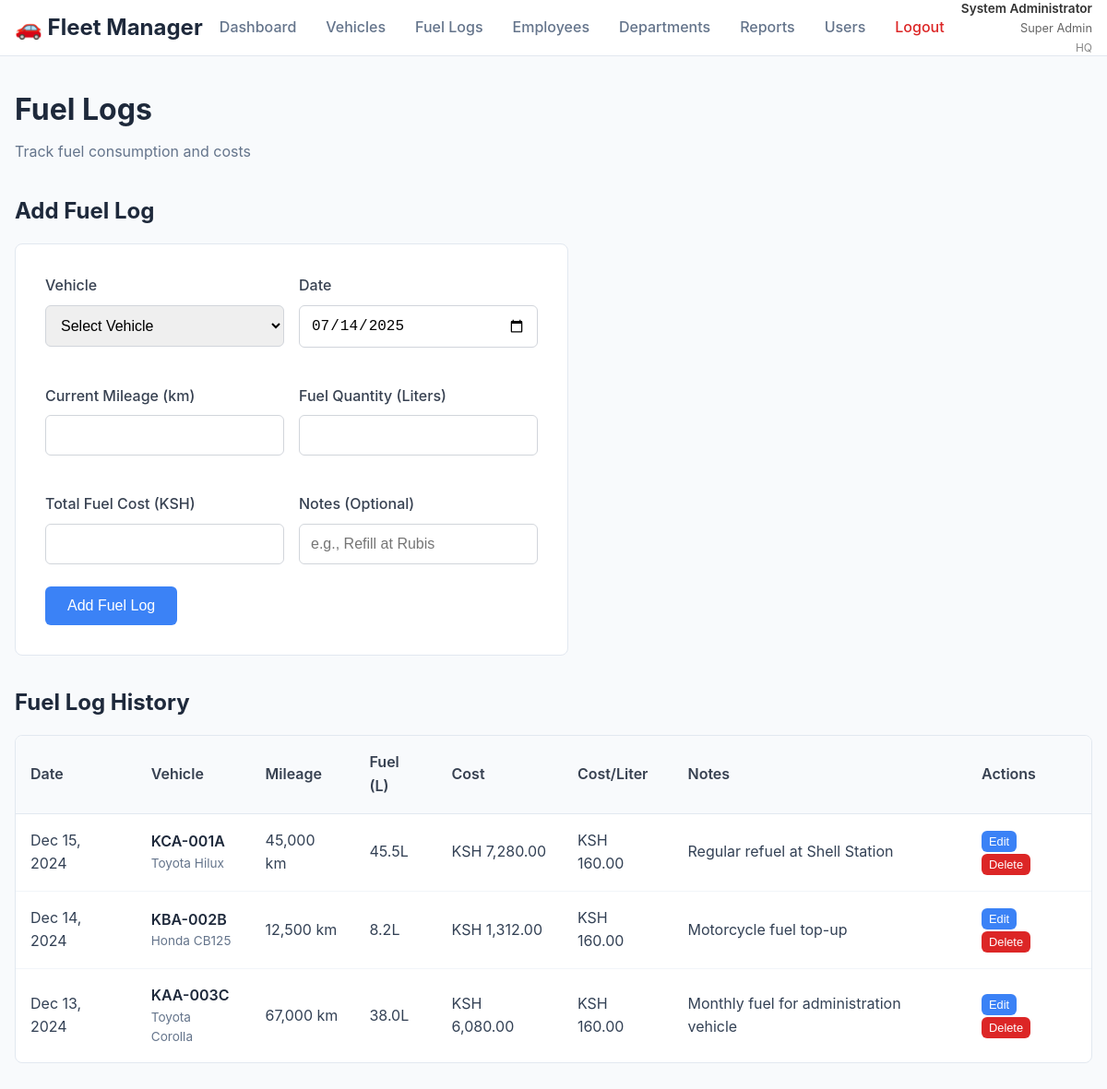
The app's page /fuel-logs.php (signed in) with its own data.
### tables this page shows
CREATE TABLE `fuel_logs` (
  `id` int(11) NOT NULL,
  `vehicle_id` int(11) NOT NULL,
  `date` date NOT NULL,
  `mileage` int(11) NOT NULL,
  `fuel_quantity` decimal(8,2) NOT NULL,
  `cost` decimal(10,2) NOT NULL,
  `notes` text DEFAULT NULL,
  `created_at` timestamp NULL DEFAULT current_timestamp()
);

CREATE TABLE `vehicles` (
  `id` int(11) NOT NULL,
  `registration_number` varchar(20) NOT NULL,
  `make` varchar(100) NOT NULL,
  `model` varchar(100) NOT NULL,
  `year` int(11) NOT NULL,
  `category_id` int(11) NOT NULL,
  `assigned_employee_id` int(11) DEFAULT NULL,
  `department` varchar(100) NOT NULL DEFAULT 'Transport',
  `office_id` int(11) NOT NULL DEFAULT 1,
  `status` enum('active','inactive','maintenance') DEFAULT 'active',
  `current_mileage` int(11) DEFAULT 0,
  `created_at` timestamp NULL DEFAULT current_timestamp()
);

### config.php (called while the page is built, shortened)
<?php
function hasPermission($permission) {
    $permissions = json_decode($_SESSION['permissions'], true);
    return isset($permissions[$permission]) && $permissions[$permission] === true;
}
function formatCurrency($amount) {
    return 'KSH ' . number_format($amount, 2);
}
function formatDate($date) {
    return date('M j, Y', strtotime($date));
}
?>

### fuel-logs.php (the view, shortened to what this page needs)
<?php
require_once 'config.php';
try {
    $stmt = $pdo->query("
        SELECT fl.*, v.registration_number, v.make, v.model, vc.name as category_name
        FROM fuel_logs fl
        JOIN vehicles v ON fl.vehicle_id = v.id
        JOIN vehicle_categories vc ON v.category_id = vc.id
        ORDER BY fl.date DESC, fl.id DESC
    ");
    $fuelLogs = $stmt->fetchAll();
} catch(PDOException $e) {
    $error = "Database error: " . $e->getMessage();
}
?>
<!DOCTYPE html>
<html lang="en">
<head>
    <link rel="stylesheet" href="styles.css">
</head>
<body>
    <?php include 'header.php'; ?>
    <div class="container">
        <div class="page-header">
            <h1>Fuel Logs</h1>
            <p>Track fuel consumption and costs</p>
        </div>
        <div class="section">
            <h2>Add Fuel Log</h2>
            <div class="form-container">
                <form method="POST">
                    <div style="display: grid; grid-template-columns: 1fr 1fr; gap: 1rem;">
                        <div class="form-group">
                            <label for="vehicle_id">Vehicle</label>
                            <select id="vehicle_id" name="vehicle_id" class="form-control" required>
                                <option value="">Select Vehicle</option>
                            </select>
                        </div>
                        <div class="form-group">
                            <label for="date">Date</label>
                            <input type="date" id="date" name="date" class="form-control" value="<?php echo date('Y-m-d'); ?>" required>
                        </div>
                        <div class="form-group">
                            <label for="mileage">Current Mileage (km)</label>
                            <input type="number" id="mileage" name="mileage" class="form-control" min="0" required>
                        </div>
                        <div class="form-group">
                            <label for="fuel_quantity">Fuel Quantity (Liters)</label>
                            <input type="number" id="fuel_quantity" name="fuel_quantity" class="form-control" step="0.001" min="0" required>
                        </div>
                        <div class="form-group">
                            <label for="cost">Total Fuel Cost (KSH)</label>
                            <input type="number" id="cost" name="cost" class="form-control" step="0.01" min="0" required>
                        </div>
						<div class="form-group">
                            <label for="notes">Notes (Optional) </label>
                            <input type="text" id="notes" name="notes" class="form-control" placeholder="e.g., Refill at Rubis">
                        </div>
                    </div>
                    <button type="submit" class="btn btn-primary">Add Fuel Log</button>
                </form>
            </div>
        </div>
        <div class="section">
            <h2>Fuel Log History</h2>
            <div class="table-container">
                <table class="data-table">
                    <thead>
                        <tr>
                            <th>Date</th>
                            <th>Vehicle</th>
                            <th>Mileage</th>
                            <th>Fuel (L)</th>
                            <th>Cost</th>
                            <th>Cost/Liter</th>
                            <th>Notes</th>
                            <?php if (hasPermission('fuel_logs_edit') || hasPermission('fuel_logs_delete')): ?>
                                <th>Actions</th>
                            <?php endif; ?>
                        </tr>
                    </thead>
                    <tbody>
                        <?php if (empty($fuelLogs)): ?>
                            <tr>
                                <td colspan="<?php echo (hasPermission('fuel_logs_edit') || hasPermission('fuel_logs_delete')) ? '8' : '7'; ?>" class="no-data">No fuel logs found</td>
                            </tr>
                        <?php else: ?>
                            <?php foreach ($fuelLogs as $log): ?>
                                <tr>
                                    <td><?php echo formatDate($log['date']); ?></td>
                                    <td>
                                        <div class="vehicle-info">
                                            <span class="registration"><?php echo htmlspecialchars($log['registration_number']); ?></span>
                                            <span class="vehicle-details"><?php echo htmlspecialchars($log['make'] . ' ' . $log['model']); ?></span>
                                        </div>
                                    </td>
                                    <td><?php echo number_format($log['mileage']); ?> km</td>
                                    <td><?php echo number_format($log['fuel_quantity'], 1); ?>L</td>
                                    <td><?php echo formatCurrency($log['cost']); ?></td>
                                    <td><?php echo formatCurrency($log['cost'] / $log['fuel_quantity']); ?></td>
                                    <td><?php echo htmlspecialchars($log['notes'] ?: '-'); ?></td>
                                    <?php if (hasPermission('fuel_logs_edit') || hasPermission('fuel_logs_delete')): ?>
                                        <td>
                                            <?php if (hasPermission('fuel_logs_edit')): ?>
                                                <button onclick="editFuelLog(<?php echo $log['id']; ?>, <?php echo $log['vehicle_id']; ?>, '<?php echo $log['date']; ?>', <?php echo $log['mileage']; ?>, <?php echo $log['fuel_quantity']; ?>, <?php echo $log['cost']; ?>, '<?php echo htmlspecialchars($log['notes'], ENT_QUOTES); ?>')" class="btn btn-primary" style="padding: 0.25rem 0.5rem; font-size: 0.8rem; margin-right: 0.5rem;">Edit</button>
                                            <?php endif; ?>
                                            <?php if (hasPermission('fuel_logs_delete')): ?>
                                                <form method="POST" style="display: inline;" onsubmit="return confirm('Are you sure you want to delete this fuel log?');">
                                                    <button type="submit" class="btn btn-danger" style="padding: 0.25rem 0.5rem; font-size: 0.8rem;">Delete</button>
                                                </form>
                                            <?php endif; ?>
                                        </td>
                                    <?php endif; ?>
                                </tr>
                            <?php endforeach; ?>
                        <?php endif; ?>
                    </tbody>
                </table>
            </div>
        </div>
    </div>
</body>
</html>

### styles.css (style rules this page uses)
* { margin: 0; padding: 0; box-sizing: border-box; }
body { font-family: -apple-system, BlinkMacSystemFont, 'Segoe UI', Roboto, sans-serif; background-color: #f8fafc; color: #334155; line-height: 1.6; }
.container { max-width: 1200px; margin: 0 auto; padding: 2rem 1rem; }
.page-header { margin-bottom: 2rem; }
.page-header h1 { font-size: 2rem; color: #1e293b; margin-bottom: 0.5rem; }
.page-header p { color: #64748b; }
.section { margin-bottom: 2rem; }
.section h2 { font-size: 1.5rem; color: #1e293b; margin-bottom: 1rem; }
.table-container { background: white; border-radius: 8px; border: 1px solid #e2e8f0; overflow: hidden; }
.data-table { width: 100%; border-collapse: collapse; }
.data-table th { background: #f8fafc; padding: 1rem; text-align: left; font-weight: 600; color: #374151; border-bottom: 1px solid #e2e8f0; }
.data-table td { padding: 1rem; border-bottom: 1px solid #f1f5f9; }
.data-table tr:last-child td { border-bottom: none; }
.vehicle-info { display: flex; flex-direction: column; }
.registration { font-weight: 600; color: #1e293b; }
.vehicle-details { font-size: 0.85rem; color: #64748b; }
.form-container { background: white; padding: 2rem; border-radius: 8px; border: 1px solid #e2e8f0; max-width: 600px; }
.form-group { margin-bottom: 1.5rem; }
.form-group label { display: block; margin-bottom: 0.5rem; color: #374151; font-weight: 500; }
.form-control { width: 100%; padding: 0.75rem; border: 1px solid #d1d5db; border-radius: 6px; font-size: 1rem; transition: border-color 0.3s; }
.btn { padding: 0.75rem 1.5rem; border: none; border-radius: 6px; font-size: 1rem; font-weight: 500; cursor: pointer; transition: all 0.3s; text-decoration: none; display: inline-block; }
.btn-primary { background: #3b82f6; color: white; }
.btn-danger { background: #dc2626; color: white; }

### records on screen
fuel_logs: date "Dec 15, 2024", vehicle.registration_number "KCA-001A", vehicle.model "Toyota Hilux", mileage "45,000", fuel_quantity "45.5", cost "KSH 7,280.00", formatCurrency($log['cost'] / $log['fuel_quantity']) "KSH 160.00", notes "Regular refuel at Shell Station"
fuel_logs: date "Dec 14, 2024", vehicle.registration_number "KBA-002B", vehicle.model "Honda CB125", mileage "12,500", fuel_quantity "8.2", cost "KSH 1,312.00", formatCurrency($log['cost'] / $log['fuel_quantity']) "KSH 160.00", notes "Motorcycle fuel top-up"
fuel_logs: date "Dec 13, 2024", vehicle.registration_number "KAA-003C", vehicle.model "Toyota Corolla", mileage "67,000", fuel_quantity "38.0", cost "KSH 6,080.00", formatCurrency($log['cost'] / $log['fuel_quantity']) "KSH 160.00", notes "Monthly fuel for administration vehicle"

### other values on screen
$_SESSION['full_name'] "System Administrator"
$_SESSION['role_name'] "Super Admin"
$_SESSION['office_name'] "HQ"
